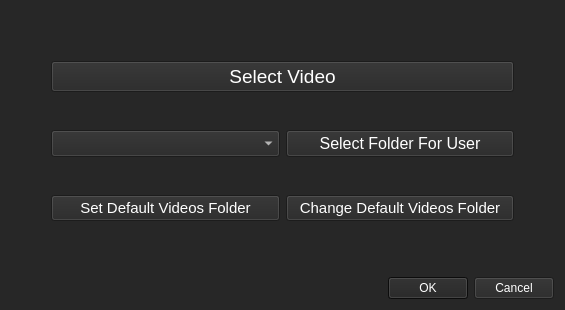
<?xml version="1.0" encoding="UTF-8"?>
<ui version="4.0">
 <class>SelectVideos_Dialog</class>
 <widget class="QDialog" name="SelectVideos_Dialog">
  <property name="windowModality">
   <enum>Qt::NonModal</enum>
  </property>
  <property name="geometry">
   <rect>
    <x>0</x>
    <y>0</y>
    <width>565</width>
    <height>310</height>
   </rect>
  </property>
  <property name="sizePolicy">
   <sizepolicy hsizetype="Minimum" vsizetype="Minimum">
    <horstretch>0</horstretch>
    <verstretch>0</verstretch>
   </sizepolicy>
  </property>
  <property name="minimumSize">
   <size>
    <width>500</width>
    <height>250</height>
   </size>
  </property>
  <property name="maximumSize">
   <size>
    <width>1000</width>
    <height>500</height>
   </size>
  </property>
  <property name="baseSize">
   <size>
    <width>560</width>
    <height>300</height>
   </size>
  </property>
  <property name="palette">
   <palette>
    <active>
     <colorrole role="WindowText">
      <brush brushstyle="SolidPattern">
       <color alpha="255">
        <red>255</red>
        <green>255</green>
        <blue>255</blue>
       </color>
      </brush>
     </colorrole>
     <colorrole role="Button">
      <brush brushstyle="SolidPattern">
       <color alpha="255">
        <red>39</red>
        <green>39</green>
        <blue>39</blue>
       </color>
      </brush>
     </colorrole>
     <colorrole role="Text">
      <brush brushstyle="SolidPattern">
       <color alpha="255">
        <red>255</red>
        <green>255</green>
        <blue>255</blue>
       </color>
      </brush>
     </colorrole>
     <colorrole role="ButtonText">
      <brush brushstyle="SolidPattern">
       <color alpha="255">
        <red>255</red>
        <green>255</green>
        <blue>255</blue>
       </color>
      </brush>
     </colorrole>
     <colorrole role="Base">
      <brush brushstyle="SolidPattern">
       <color alpha="255">
        <red>39</red>
        <green>39</green>
        <blue>39</blue>
       </color>
      </brush>
     </colorrole>
     <colorrole role="Window">
      <brush brushstyle="SolidPattern">
       <color alpha="255">
        <red>39</red>
        <green>39</green>
        <blue>39</blue>
       </color>
      </brush>
     </colorrole>
     <colorrole role="Highlight">
      <brush brushstyle="SolidPattern">
       <color alpha="255">
        <red>15</red>
        <green>15</green>
        <blue>15</blue>
       </color>
      </brush>
     </colorrole>
     <colorrole role="AlternateBase">
      <brush brushstyle="SolidPattern">
       <color alpha="255">
        <red>39</red>
        <green>39</green>
        <blue>39</blue>
       </color>
      </brush>
     </colorrole>
    </active>
    <inactive>
     <colorrole role="WindowText">
      <brush brushstyle="SolidPattern">
       <color alpha="255">
        <red>255</red>
        <green>255</green>
        <blue>255</blue>
       </color>
      </brush>
     </colorrole>
     <colorrole role="Button">
      <brush brushstyle="SolidPattern">
       <color alpha="255">
        <red>39</red>
        <green>39</green>
        <blue>39</blue>
       </color>
      </brush>
     </colorrole>
     <colorrole role="Text">
      <brush brushstyle="SolidPattern">
       <color alpha="255">
        <red>255</red>
        <green>255</green>
        <blue>255</blue>
       </color>
      </brush>
     </colorrole>
     <colorrole role="ButtonText">
      <brush brushstyle="SolidPattern">
       <color alpha="255">
        <red>255</red>
        <green>255</green>
        <blue>255</blue>
       </color>
      </brush>
     </colorrole>
     <colorrole role="Base">
      <brush brushstyle="SolidPattern">
       <color alpha="255">
        <red>39</red>
        <green>39</green>
        <blue>39</blue>
       </color>
      </brush>
     </colorrole>
     <colorrole role="Window">
      <brush brushstyle="SolidPattern">
       <color alpha="255">
        <red>39</red>
        <green>39</green>
        <blue>39</blue>
       </color>
      </brush>
     </colorrole>
     <colorrole role="Highlight">
      <brush brushstyle="SolidPattern">
       <color alpha="255">
        <red>15</red>
        <green>15</green>
        <blue>15</blue>
       </color>
      </brush>
     </colorrole>
     <colorrole role="AlternateBase">
      <brush brushstyle="SolidPattern">
       <color alpha="255">
        <red>39</red>
        <green>39</green>
        <blue>39</blue>
       </color>
      </brush>
     </colorrole>
    </inactive>
    <disabled>
     <colorrole role="WindowText">
      <brush brushstyle="SolidPattern">
       <color alpha="255">
        <red>255</red>
        <green>255</green>
        <blue>255</blue>
       </color>
      </brush>
     </colorrole>
     <colorrole role="Button">
      <brush brushstyle="SolidPattern">
       <color alpha="255">
        <red>39</red>
        <green>39</green>
        <blue>39</blue>
       </color>
      </brush>
     </colorrole>
     <colorrole role="Text">
      <brush brushstyle="SolidPattern">
       <color alpha="255">
        <red>255</red>
        <green>255</green>
        <blue>255</blue>
       </color>
      </brush>
     </colorrole>
     <colorrole role="ButtonText">
      <brush brushstyle="SolidPattern">
       <color alpha="255">
        <red>255</red>
        <green>255</green>
        <blue>255</blue>
       </color>
      </brush>
     </colorrole>
     <colorrole role="Base">
      <brush brushstyle="SolidPattern">
       <color alpha="255">
        <red>39</red>
        <green>39</green>
        <blue>39</blue>
       </color>
      </brush>
     </colorrole>
     <colorrole role="Window">
      <brush brushstyle="SolidPattern">
       <color alpha="255">
        <red>39</red>
        <green>39</green>
        <blue>39</blue>
       </color>
      </brush>
     </colorrole>
     <colorrole role="Highlight">
      <brush brushstyle="SolidPattern">
       <color alpha="255">
        <red>15</red>
        <green>15</green>
        <blue>15</blue>
       </color>
      </brush>
     </colorrole>
     <colorrole role="AlternateBase">
      <brush brushstyle="SolidPattern">
       <color alpha="255">
        <red>39</red>
        <green>39</green>
        <blue>39</blue>
       </color>
      </brush>
     </colorrole>
    </disabled>
   </palette>
  </property>
  <property name="font">
   <font>
    <family>Arial</family>
    <pointsize>11</pointsize>
   </font>
  </property>
  <property name="windowTitle">
   <string>Select Videos</string>
  </property>
  <property name="styleSheet">
   <string notr="true">background-color: rgb(39, 39, 39);
color: rgb(255, 255, 255);
alternate-background-color: rgb(39, 39, 39);
selection-background-color: rgb(15, 15, 15);</string>
  </property>
  <layout class="QVBoxLayout" name="verticalLayout">
   <item>
    <spacer name="verticalSpacer_2">
     <property name="orientation">
      <enum>Qt::Vertical</enum>
     </property>
     <property name="sizeType">
      <enum>QSizePolicy::Fixed</enum>
     </property>
     <property name="sizeHint" stdset="0">
      <size>
       <width>20</width>
       <height>50</height>
      </size>
     </property>
    </spacer>
   </item>
   <item>
    <layout class="QHBoxLayout" name="horizontalLayout_3">
     <item>
      <spacer name="horizontalSpacer_3">
       <property name="orientation">
        <enum>Qt::Horizontal</enum>
       </property>
       <property name="sizeType">
        <enum>QSizePolicy::Minimum</enum>
       </property>
       <property name="sizeHint" stdset="0">
        <size>
         <width>40</width>
         <height>20</height>
        </size>
       </property>
      </spacer>
     </item>
     <item>
      <widget class="QPushButton" name="SelectVideo_Button">
       <property name="sizePolicy">
        <sizepolicy hsizetype="Minimum" vsizetype="Fixed">
         <horstretch>0</horstretch>
         <verstretch>0</verstretch>
        </sizepolicy>
       </property>
       <property name="baseSize">
        <size>
         <width>500</width>
         <height>0</height>
        </size>
       </property>
       <property name="font">
        <font>
         <family>Arial</family>
         <pointsize>14</pointsize>
        </font>
       </property>
       <property name="text">
        <string>Select Video</string>
       </property>
      </widget>
     </item>
     <item>
      <spacer name="horizontalSpacer_4">
       <property name="orientation">
        <enum>Qt::Horizontal</enum>
       </property>
       <property name="sizeType">
        <enum>QSizePolicy::Minimum</enum>
       </property>
       <property name="sizeHint" stdset="0">
        <size>
         <width>40</width>
         <height>20</height>
        </size>
       </property>
      </spacer>
     </item>
    </layout>
   </item>
   <item>
    <spacer name="verticalSpacer_4">
     <property name="orientation">
      <enum>Qt::Vertical</enum>
     </property>
     <property name="sizeType">
      <enum>QSizePolicy::Expanding</enum>
     </property>
     <property name="sizeHint" stdset="0">
      <size>
       <width>20</width>
       <height>20</height>
      </size>
     </property>
    </spacer>
   </item>
   <item>
    <layout class="QHBoxLayout" name="horizontalLayout">
     <item>
      <spacer name="horizontalSpacer_7">
       <property name="orientation">
        <enum>Qt::Horizontal</enum>
       </property>
       <property name="sizeType">
        <enum>QSizePolicy::Minimum</enum>
       </property>
       <property name="sizeHint" stdset="0">
        <size>
         <width>40</width>
         <height>20</height>
        </size>
       </property>
      </spacer>
     </item>
     <item>
      <widget class="QComboBox" name="Users_ComboBox">
       <property name="font">
        <font>
         <family>Arial</family>
         <pointsize>12</pointsize>
        </font>
       </property>
      </widget>
     </item>
     <item>
      <widget class="QPushButton" name="SelectFolderForUser_Button">
       <property name="sizePolicy">
        <sizepolicy hsizetype="Minimum" vsizetype="Fixed">
         <horstretch>0</horstretch>
         <verstretch>0</verstretch>
        </sizepolicy>
       </property>
       <property name="baseSize">
        <size>
         <width>500</width>
         <height>0</height>
        </size>
       </property>
       <property name="font">
        <font>
         <family>Arial</family>
         <pointsize>12</pointsize>
        </font>
       </property>
       <property name="text">
        <string>  Select Folder For User  </string>
       </property>
      </widget>
     </item>
     <item>
      <spacer name="horizontalSpacer_8">
       <property name="orientation">
        <enum>Qt::Horizontal</enum>
       </property>
       <property name="sizeType">
        <enum>QSizePolicy::Minimum</enum>
       </property>
       <property name="sizeHint" stdset="0">
        <size>
         <width>40</width>
         <height>20</height>
        </size>
       </property>
      </spacer>
     </item>
    </layout>
   </item>
   <item>
    <spacer name="verticalSpacer">
     <property name="orientation">
      <enum>Qt::Vertical</enum>
     </property>
     <property name="sizeType">
      <enum>QSizePolicy::Expanding</enum>
     </property>
     <property name="sizeHint" stdset="0">
      <size>
       <width>20</width>
       <height>20</height>
      </size>
     </property>
    </spacer>
   </item>
   <item>
    <layout class="QHBoxLayout" name="horizontalLayout_2">
     <item>
      <spacer name="horizontalSpacer_5">
       <property name="orientation">
        <enum>Qt::Horizontal</enum>
       </property>
       <property name="sizeType">
        <enum>QSizePolicy::Minimum</enum>
       </property>
       <property name="sizeHint" stdset="0">
        <size>
         <width>40</width>
         <height>20</height>
        </size>
       </property>
      </spacer>
     </item>
     <item>
      <widget class="QPushButton" name="SetDefFolder_Button">
       <property name="font">
        <font>
         <family>Arial</family>
         <pointsize>11</pointsize>
        </font>
       </property>
       <property name="text">
        <string>Set Default Videos Folder</string>
       </property>
      </widget>
     </item>
     <item>
      <widget class="QPushButton" name="ChangeDefFolder_Button">
       <property name="sizePolicy">
        <sizepolicy hsizetype="Minimum" vsizetype="Fixed">
         <horstretch>0</horstretch>
         <verstretch>0</verstretch>
        </sizepolicy>
       </property>
       <property name="baseSize">
        <size>
         <width>500</width>
         <height>0</height>
        </size>
       </property>
       <property name="font">
        <font>
         <family>Arial</family>
         <pointsize>11</pointsize>
        </font>
       </property>
       <property name="text">
        <string>Change Default Videos Folder</string>
       </property>
      </widget>
     </item>
     <item>
      <spacer name="horizontalSpacer_6">
       <property name="orientation">
        <enum>Qt::Horizontal</enum>
       </property>
       <property name="sizeType">
        <enum>QSizePolicy::Minimum</enum>
       </property>
       <property name="sizeHint" stdset="0">
        <size>
         <width>40</width>
         <height>20</height>
        </size>
       </property>
      </spacer>
     </item>
    </layout>
   </item>
   <item>
    <spacer name="verticalSpacer_5">
     <property name="orientation">
      <enum>Qt::Vertical</enum>
     </property>
     <property name="sizeType">
      <enum>QSizePolicy::Fixed</enum>
     </property>
     <property name="sizeHint" stdset="0">
      <size>
       <width>20</width>
       <height>50</height>
      </size>
     </property>
    </spacer>
   </item>
   <item alignment="Qt::AlignBottom">
    <widget class="QDialogButtonBox" name="buttonBox">
     <property name="sizePolicy">
      <sizepolicy hsizetype="Preferred" vsizetype="Fixed">
       <horstretch>0</horstretch>
       <verstretch>0</verstretch>
      </sizepolicy>
     </property>
     <property name="baseSize">
      <size>
       <width>600</width>
       <height>270</height>
      </size>
     </property>
     <property name="orientation">
      <enum>Qt::Horizontal</enum>
     </property>
     <property name="standardButtons">
      <set>QDialogButtonBox::Cancel|QDialogButtonBox::Ok</set>
     </property>
    </widget>
   </item>
  </layout>
 </widget>
 <resources/>
 <connections>
  <connection>
   <sender>buttonBox</sender>
   <signal>accepted()</signal>
   <receiver>SelectVideos_Dialog</receiver>
   <slot>accept()</slot>
   <hints>
    <hint type="sourcelabel">
     <x>248</x>
     <y>254</y>
    </hint>
    <hint type="destinationlabel">
     <x>157</x>
     <y>274</y>
    </hint>
   </hints>
  </connection>
  <connection>
   <sender>buttonBox</sender>
   <signal>rejected()</signal>
   <receiver>SelectVideos_Dialog</receiver>
   <slot>reject()</slot>
   <hints>
    <hint type="sourcelabel">
     <x>316</x>
     <y>260</y>
    </hint>
    <hint type="destinationlabel">
     <x>286</x>
     <y>274</y>
    </hint>
   </hints>
  </connection>
 </connections>
</ui>
